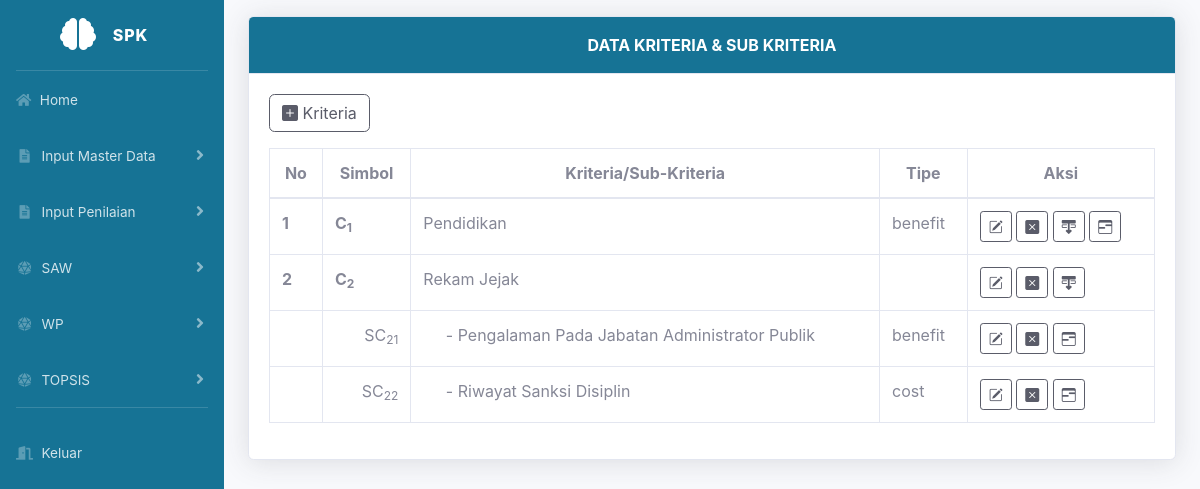
/dashboard.php?url=kriteria (signed in), run on an earlier commit of the app's database.
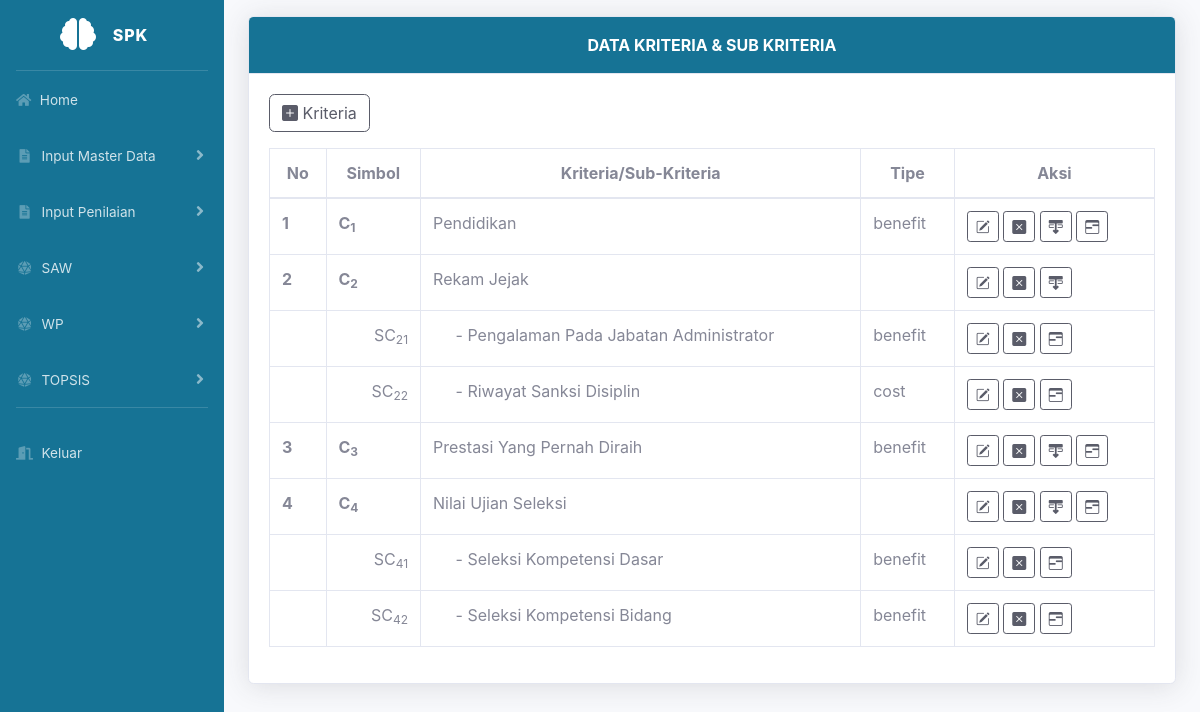
And on a later commit of the database.
### tables this page shows
CREATE TABLE `kriteria` (
  `id_kriteria` int(11) NOT NULL,
  `nama_kriteria` varchar(255) NOT NULL,
  `tipe_kriteria` enum('benefit','cost') DEFAULT NULL,
  `sub_kriteria` enum('0','1') NOT NULL DEFAULT '0'
);

CREATE TABLE `subkriteria` (
  `id_subkriteria` int(11) NOT NULL,
  `id_kriteria` int(11) DEFAULT NULL,
  `nama_subkriteria` varchar(255) NOT NULL,
  `tipe_subkriteria` enum('benefit','cost') NOT NULL
);

### kriteria.php (the view, shortened to what this page needs)
<div class="card shadow mt-3">
  <div class="card-header py-3" style="text-align: center; background-color: #167395; color: white; font-weight:bold">DATA KRITERIA & SUB KRITERIA</div>
  <div class="card-body">
    <a href="dashboard.php?url=tambahkriteria" class="btn btn-outline-dark" title="Tambah Kriteria">
      <i class="bi bi-plus-square-fill"></i>&nbsp;Kriteria
    </a>
    <div class="table-responsive mt-3">
      <table class="table table-bordered">
        <thead>
          <tr class="text-center">
            <th scope="col">No</th>
            <th scope="col">Simbol</th>
            <th scope="col">Kriteria/Sub-Kriteria</th>
            <th scope="col">Tipe</th>
            <th scope="col">Aksi</th>
          </tr>
        </thead>
        <tbody>
          <?php
          $no = 0;
          $sql = mysqli_query($conn, "SELECT * FROM Kriteria");
          while ($data = mysqli_fetch_array($sql)) {
            $no++;
          ?>
            <tr>
              <th scope="row"><?php echo "$no"; ?></th>
              <th scope="row">C<sub><?php echo "$no"; ?></sub></th>
              <td><?php echo $data['nama_kriteria']; ?></td>
              <td><?php echo $data['tipe_kriteria']; ?></td>
              <td>
                <a href="dashboard.php?url=editkriteria&id=<?php echo $data['id_kriteria']; ?>" class="btn btn-outline-dark btn-sm" title="Edit Kriteria">
                  <i class="bi bi-pencil-square"></i>
                </a>
                <a href="#modalDelete"
                  data-toggle="modal"
                  onclick="$('#modalDelete #formDelete').attr('action', 'hapuskriteria.php?id=<?php echo $data['id_kriteria']; ?>' )"
                  class="btn btn-outline-dark btn-sm"
                  title="Hapus Kriteria">
                  <i class="bi bi-x-square-fill"></i>
                </a>
                <a href="dashboard.php?url=editsubkriteria&id=<?php echo $data['id_kriteria']; ?>" class="btn btn-outline-dark btn-sm" title="Sesuaikan Sub-Kriteria">
                  <i class="bi bi-layer-backward"></i>
                </a>
                <?php
                if ($data['sub_kriteria'] == "0") {
                ?>
                  <a href="dashboard.php?url=rentangnilai&id=<?php echo $data['id_kriteria']; ?>" class="btn btn-outline-dark btn-sm" title="Isi Rentang Penilaian">
                    <i class="bi bi-calendar3-range"></i>
                  </a>
                <?php } ?>
              </td>
            </tr>
            <?php
            $subQuery = mysqli_query($conn, "SELECT * FROM SubKriteria WHERE id_kriteria = " . $data['id_kriteria']);
            if (mysqli_num_rows($subQuery) > 0) {
              $sub_no = 0;
              while ($subData = mysqli_fetch_array($subQuery)) {
                $sub_no++;
                echo '<tr>';
                echo '<td></td>';
                echo '<td style="text-align: right;">SC<sub>' . $no . $sub_no . '</sub></td>';
                echo '<td>&nbsp;&nbsp;&nbsp;&nbsp; - ' . $subData['nama_subkriteria'] . '</td>';
                echo '<td>' . $subData['tipe_subkriteria'] . '</td>';
                echo '<td>';
                echo '<a href="dashboard.php?url=editsubkriteria&id=' . $data['id_kriteria'] . '" class="btn btn-outline-dark btn-sm" title="Edit Sub-Kriteria"><i class="bi bi-pencil-square"></i></a>&nbsp';
                echo '<a href="#modalDelete" data-toggle="modal" onclick="$(\'#modalDelete #formDelete\').attr(\'action\', \'hapussubkriteria.php?id=' . $subData['id_subkriteria'] . '\')" class="btn btn-outline-dark btn-sm" title="Hapus Sub-Kriteria"><i class="bi bi-x-square-fill"></i></a>&nbsp;';
                echo '<a href="dashboard.php?url=subrentangnilai&id=' . $subData['id_subkriteria'] . '" class="btn btn-outline-dark btn-sm" title="Isi Rentang Penilaian"><i class="bi bi-calendar3-range"></i></a>&nbsp';
                echo '</td>';
                echo '</tr>';
              }
            }
            ?>
          <?php } ?>
        </tbody>
      </table>
    </div>
  </div>
</div>

### dashboard.php (shortened to what this page needs)
<!DOCTYPE html>
<html lang="en">
<head>
  <link rel="stylesheet" href="https://cdnjs.cloudflare.com/ajax/libs/font-awesome/5.15.4/css/all.min.css">
  <link href="assets/css/main.css" rel="stylesheet">
  <link rel="stylesheet" href="https://cdn.jsdelivr.net/npm/bootstrap-icons@1.10.2/font/bootstrap-icons.css">
</head>
<body id="page-top">
  <div id="wrapper">
    <ul class="navbar-nav sidebar sidebar-dark accordion" id="accordionSidebar" style="background: #167395">
      <a class="sidebar-brand d-flex align-items-center justify-content-center" style="color: white">
        <div class="sidebar-brand-icon">
          <i class="fas fa-brain"></i>
        </div>
        <div class="sidebar-brand-text mx-3">SPK<sup></sup></div>
      </a>
      <hr class="sidebar-divider my-0">
      <li class="nav-item">
        <a class="nav-link" href="dashboard.php">
          <i class="fas fa-home"></i>
          <span>Home</span></a>
      </li>
      <li class="nav-item">
        <a class="nav-link collapsed" href="#" data-toggle="collapse" data-target="#collapsePages" aria-expanded="true" aria-controls="collapsePages">
          <i class="fas fa-fw fa-file-alt"></i>
          <span>Input Master Data</span>
        </a>
      </li>
      <li class="nav-item">
        <a class="nav-link collapsed" href="#" data-toggle="collapse" data-target="#collapseOne" aria-expanded="true" aria-controls="collapseOne">
          <i class="fas fa-fw fa-file-alt"></i>
          <span>Input Penilaian</span>
        </a>
      </li>
      <li class="nav-item">
        <a class="nav-link collapsed" href="#" data-toggle="collapse" data-target="#collapseTwo" aria-expanded="true" aria-controls="collapseTwo">
          <i class="fas fa-fw fa-dice-d20"></i>
          <span>SAW</span>
        </a>
      </li>
      <li class="nav-item">
        <a class="nav-link collapsed" href="#" data-toggle="collapse" data-target="#collapseThree" aria-expanded="true" aria-controls="collapseThree">
          <i class="fas fa-fw fa-dice-d20"></i>
          <span>WP</span>
        </a>
      </li>
      <li class="nav-item">
        <a class="nav-link collapsed" href="#" data-toggle="collapse" data-target="#collapseFour" aria-expanded="true" aria-controls="collapseFour">
          <i class="fas fa-fw fa-dice-d20"></i>
          <span>TOPSIS</span>
        </a>
      </li>
      <hr class="sidebar-divider d-none d-md-block">
      <li class="nav-item">
        <a class="nav-link" href="#" data-toggle="modal" data-target="#logoutModal">
          <i class="fas fa-door-open"></i>
          <span>Keluar</span></a>
      </li>
    </ul>
    <div id="content-wrapper" class="d-flex flex-column">
      <div id="content">
        <div class="container-fluid">
          <?php require 'routes/router.php'; ?>
        </div>
      </div>
    </div>
  </div>
</body>
</html>

### routes/router.php (shortened to what this page needs)
<?php
if (isset($_GET['url'])) {
	$url = $_GET['url'];
	switch ($url) {
		case 'kriteria';
			include 'kriteria.php';
			break;
	}
}
?>

What changed in the data, as far as the page shows it:
changed subkriteria: nama_subkriteria "Pengalaman Pada Jabatan Administrator Publik" → "Pengalaman Pada Jabatan Administrator"
added kriteria: nama_kriteria "Prestasi Yang Pernah Diraih", tipe_kriteria "benefit"
added kriteria: nama_kriteria "Nilai Ujian Seleksi"
added subkriteria: nama_subkriteria "Seleksi Kompetensi Dasar", tipe_subkriteria "benefit", shown under "Nilai Ujian Seleksi"
added subkriteria: nama_subkriteria "Seleksi Kompetensi Bidang", tipe_subkriteria "benefit", shown under "Nilai Ujian Seleksi"
